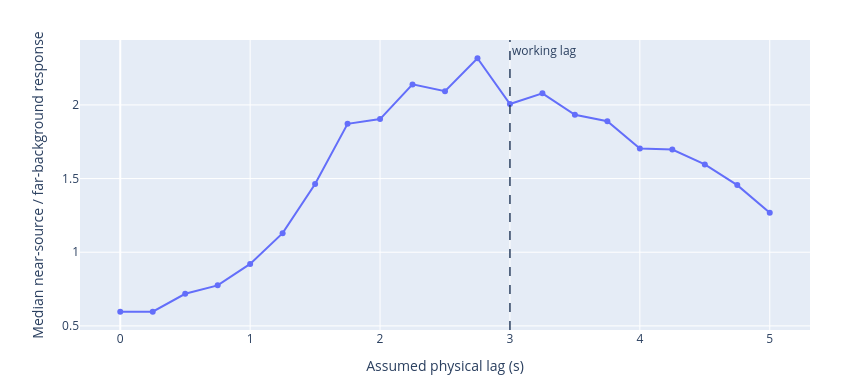

Here is the notebook cell this chart was saved with:
### Code cell
def spatial_contrast(lag_s):
    near, far = [], []
    for row in scan_rows:
        if row['time_s'] is None:
            continue
        pose = interpolate_pose(row['time_s']-lag_s)
        if pose is None or not (HEIGHT_BAND_CM[0] <= abs(pose['z']) <= HEIGHT_BAND_CM[1]):
            continue
        distance = abs(pose['x']-SOURCE_X_CM)
        if distance < 3:
            near.append(row['response'])
        elif distance >= 8:
            far.append(row['response'])
    if len(near) < 5 or len(far) < 5:
        return None
    return statistics.median(near)/statistics.median(far), statistics.median(near), statistics.median(far)

lag_points = []
for step in range(21):
    lag = step*0.25
    result = spatial_contrast(lag)
    if result:
        lag_points.append((lag, *result))

working = spatial_contrast(RESPONSE_LAG_S)
uncorrected = spatial_contrast(0.0)
best = max(lag_points, key=lambda point: point[1])

contrast_figure = go.Figure(go.Scatter(
    x=[point[0] for point in lag_points], y=[point[1] for point in lag_points],
    mode='lines+markers', marker=dict(size=6),
    hovertemplate='lag %{x:.2f} s<br>near/far %{y:.2f}×<extra></extra>',
))
contrast_figure.add_vline(x=RESPONSE_LAG_S, line_dash='dash', line_width=1.5, annotation_text='working lag')
contrast_figure.update_xaxes(title='Assumed physical lag (s)')
contrast_figure.update_yaxes(title='Median near-source / far-background response')
contrast_figure.update_layout(height=390, width=850, showlegend=False, margin=dict(l=80, r=40, t=40, b=60))
contrast_figure.show()

heights = [row['height'] for row in corrected]
display(Markdown(f"""**Pilot result.** Without correction, near-source response was only **{uncorrected[0]:.2f}×** far background. With the independent 3.0 s correction it became **{working[0]:.2f}×** ({working[1]:.3f}% versus {working[2]:.3f}% median RMS change). The diagnostic maximum occurred near **{best[0]:.2f} s**, which supports—but does not independently prove—the earlier lag estimate.

Height after QC had median **{statistics.median(heights):.2f} cm**. This is promising first spatial evidence, but a matched blank raster and recorded source endpoints are still required before claiming accurate line recovery."""))

### Figure 1 — Plotly figure (JSON) as saved in the notebook; plotly's stock layout.template omitted (floating-point values rounded to 4 significant figures)
{"data": [{"hovertemplate": "lag %{x:.2f} s<br>near/far %{y:.2f}×<extra></extra>", "marker": {"size": 6}, "mode": "lines+markers", "type": "scatter", "x": [0.0, 0.25, 0.5, 0.75, 1.0, 1.25, 1.5, 1.75, 2.0, 2.25, 2.5, 2.75, 3.0, 3.25, 3.5, 3.75, 4.0, 4.25, 4.5, 4.75, 5.0], "y": [0.5959, 0.5959, 0.7177, 0.775, 0.9204, 1.129, 1.464, 1.871, 1.904, 2.139, 2.093, 2.317, 2.006, 2.079, 1.933, 1.889, 1.704, 1.697, 1.596, 1.456, 1.267]}], "layout": {"annotations": [{"showarrow": false, "text": "working lag", "x": 3.0, "xanchor": "left", "xref": "x", "y": 1, "yanchor": "top", "yref": "y domain"}], "height": 390, "margin": {"b": 60, "l": 80, "r": 40, "t": 40}, "shapes": [{"line": {"dash": "dash", "width": 1.5}, "type": "line", "x0": 3.0, "x1": 3.0, "xref": "x", "y0": 0, "y1": 1, "yref": "y domain"}], "showlegend": false, "width": 850, "xaxis": {"title": {"text": "Assumed physical lag (s)"}}, "yaxis": {"title": {"text": "Median near-source / far-background response"}}}}
